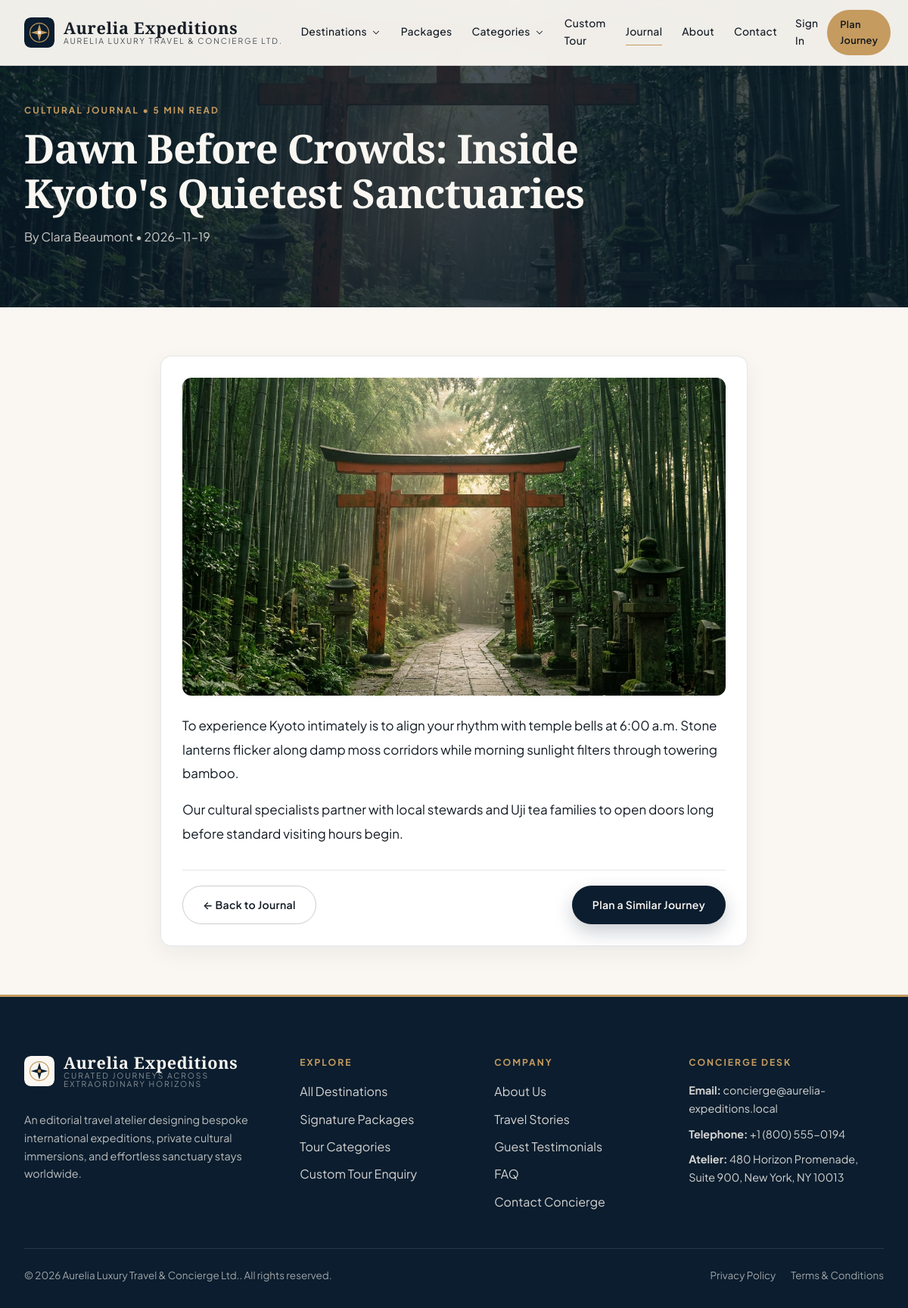
Page /blog/dawn-before-crowds-kyoto-sanctuaries on the committed database.
### tables this page shows
CREATE TABLE `website_menus` (
  `id` INT UNSIGNED NOT NULL AUTO_INCREMENT,
  `location` ENUM('header','footer_explore','footer_company','footer_legal') NOT NULL DEFAULT 'header',
  `parent_id` INT UNSIGNED NULL,
  `label` VARCHAR(80) NOT NULL,
  `url` VARCHAR(255) NOT NULL,
  `sort_order` INT NOT NULL DEFAULT 0,
  `is_active` TINYINT(1) NOT NULL DEFAULT 1,
  `open_new_tab` TINYINT(1) NOT NULL DEFAULT 0,
  `created_at` TIMESTAMP NOT NULL DEFAULT CURRENT_TIMESTAMP,
  `updated_at` TIMESTAMP NOT NULL DEFAULT CURRENT_TIMESTAMP ON UPDATE CURRENT_TIMESTAMP,
  PRIMARY KEY (`id`),
  CONSTRAINT `fk_menu_parent` FOREIGN KEY (`parent_id`) REFERENCES `website_menus` (`id`) ON DELETE CASCADE
);

CREATE TABLE `blog_posts` (
  `id` INT UNSIGNED NOT NULL AUTO_INCREMENT,
  `title` VARCHAR(200) NOT NULL,
  `slug` VARCHAR(220) NOT NULL,
  `category` VARCHAR(80) NOT NULL DEFAULT 'Travel Journal',
  `excerpt` TEXT NULL,
  `content` LONGTEXT NOT NULL,
  `featured_image` VARCHAR(255) NULL,
  `author_id` INT UNSIGNED NULL,
  `read_time` VARCHAR(30) NOT NULL DEFAULT '5 min read',
  `status` ENUM('draft','published') NOT NULL DEFAULT 'published',
  `is_featured` TINYINT(1) NOT NULL DEFAULT 0,
  `published_at` DATETIME NULL,
  `seo_title` VARCHAR(200) NULL,
  `seo_description` VARCHAR(300) NULL,
  `created_at` TIMESTAMP NOT NULL DEFAULT CURRENT_TIMESTAMP,
  `updated_at` TIMESTAMP NOT NULL DEFAULT CURRENT_TIMESTAMP ON UPDATE CURRENT_TIMESTAMP,
  `deleted_at` DATETIME NULL,
  PRIMARY KEY (`id`),
  UNIQUE KEY `uq_blog_slug` (`slug`),
  CONSTRAINT `fk_blog_author` FOREIGN KEY (`author_id`) REFERENCES `users` (`id`) ON DELETE SET NULL
);

### views/frontend/blog-detail.php (the view)
<section class="page-hero">
    <img src="<?= e(upload_url($post['featured_image'] ?: 'destinations/hero-fjord.jpg')) ?>" alt="<?= e($post['title']) ?>" class="page-hero-bg">
    <div class="container-editorial">
        <span class="section-eyebrow"><?= e($post['category']) ?> &bull; <?= e($post['read_time']) ?></span>
        <h1 style="max-width:860px;"><?= e($post['title']) ?></h1>
        <p style="opacity:0.8;">By <?= e($post['author_name'] ?: brand('company_name')) ?> &bull; <?= e(substr((string) ($post['published_at'] ?? $post['created_at']), 0, 10)) ?></p>
    </div>
</section>
<section class="section-pad-sm">
    <div class="container-editorial" style="max-width:840px;">
        <div class="surface-card">
            <?php if (!empty($post['featured_image'])): ?>
                <img src="<?= e(upload_url($post['featured_image'])) ?>" alt="<?= e($post['title']) ?>" style="width:100%;height:420px;object-fit:cover;border-radius:12px;margin-bottom:24px;">
            <?php endif; ?>
            <div style="font-size:1.06rem;line-height:1.85;color:var(--ink);">
                <?= $post['content'] ?>
            </div>
            <div style="margin-top:32px;padding-top:20px;border-top:1px solid var(--border-hairline);display:flex;justify-content:space-between;align-items:center;">
                <a href="<?= url('/blog') ?>" class="btn-brand btn-brand-outline">&larr; Back to Journal</a>
                <a href="<?= url('/custom-enquiry') ?>" class="btn-brand btn-brand-primary">Plan a Similar Journey</a>
            </div>
        </div>
    </div>
</section>

### core/Router.php (shortened to what the rows shown need)
<?php
class Router
{
    private array $routes = [];
    public function addRoute(string $method, string $path, callable|array $handler, array $middleware = []): void
    {
        $normalized = '/' . trim($path, '/');
        if ($normalized !== '/') {
            $normalized = rtrim($normalized, '/');
        }
        $pattern = preg_replace('#\{([a-zA-Z_][a-zA-Z0-9_]*)\}#', '(?P<$1>[^/]+)', $normalized);
        $regex = '#^' . $pattern . '$#';
        $this->routes[] = [
            'method' => strtoupper($method),
            'path' => $normalized,
            'regex' => $regex,
            'handler' => $handler,
            'middleware' => $middleware,
        ];
    }
    public function dispatch(string $requestUri, string $requestMethod): void
    {
        $path = parse_url($requestUri, PHP_URL_PATH) ?? '/';
        $basePath = base_path();
        if ($basePath !== '' && str_starts_with($path, $basePath)) {
            $path = substr($path, strlen($basePath));
        }
        $path = '/' . trim($path, '/');
        if ($path !== '/') {
            $path = rtrim($path, '/');
        }
        $method = strtoupper($requestMethod);
        foreach ($this->routes as $route) {
            if ($route['method'] !== $method) {
                continue;
            }
            if (preg_match($route['regex'], $path, $matches)) {
                $params = [];
                foreach ($matches as $key => $value) {
                    if (is_string($key)) {
                        $params[$key] = urldecode($value);
                    }
                }
                $handler = $route['handler'];
                if (is_array($handler)) {
                    [$controllerClass, $action] = $handler;
                    $controller = new $controllerClass();
                    $controller->$action($params);
                    return;
                }
                return;
            }
        }
    }
}

### views/partials/frontend-header.php (shortened to what the rows shown need)
<?php
$cmsModel = new \App\Models\Cms();
$headerMenus = $cmsModel->menus('header');
$currentUser = \Core\Auth::user();
$isSolid = $isSolidHeader ?? false;
?>
<header class="site-header <?= $isSolid ? 'header-solid' : '' ?>">
    <div class="container-editorial header-inner">
        <a href="<?= url('/') ?>" class="brand-lockup" aria-label="<?= e(brand('website_name')) ?>">
            <img src="<?= e($isSolid ? brand_logo('primary') : brand_logo('light')) ?>" alt="<?= e(brand('website_name')) ?>">
            <div class="brand-wordmark">
                <strong><?= e(brand('website_name')) ?></strong>
                <span><?= e(brand('company_name')) ?></span>
            </div>
        </a>
        <nav class="nav-primary" aria-label="Main Navigation">
            <?php foreach ($headerMenus as $menu):
                $hasMega = in_array($menu['url'], ['/destinations', '/categories'], true);
            ?>
                <div class="nav-item">
                    <a href="<?= url($menu['url']) ?>" class="nav-link <?= is_active_nav($menu['url']) ?>">
                        <?= e($menu['label']) ?>
                        <?php if ($hasMega): ?>
                            <?= svg_icon('chevron-down', 14) ?>
                        <?php endif; ?>
                    </a>
                </div>
            <?php endforeach; ?>
        </nav>
        <div class="header-actions">
            <?php if ($currentUser): ?>
                <a href="<?= e(\Core\Auth::dashboardUrl($currentUser)) ?>" class="btn-brand btn-brand-accent btn-sm-pill">
                    My Portal
                </a>
            <?php else: ?>
                <a href="<?= url('/login') ?>" class="nav-link" style="font-size:0.86rem;">Sign In</a>
                <a href="<?= url('/custom-enquiry') ?>" class="btn-brand btn-brand-accent btn-sm-pill">Plan Journey</a>
            <?php endif; ?>
        </div>
    </div>
</header>

### views/partials/icons.php (shortened to what the rows shown need)
<?php
function svg_icon(string $name, int $size = 18, string $class = ''): string
{
    $attrs = sprintf('width="%d" height="%d" viewBox="0 0 24 24" fill="none" stroke="currentColor" stroke-width="1.8" stroke-linecap="round" stroke-linejoin="round" class="icon-svg %s"', $size, $size, e($class));
    return "<svg {$attrs}>{$paths}</svg>";
}

### views/partials/frontend-footer.php (shortened to what the rows shown need)
<?php
$cmsModel = new \App\Models\Cms();
$exploreLinks = $cmsModel->menus('footer_explore');
$companyLinks = $cmsModel->menus('footer_company');
$legalLinks = $cmsModel->menus('footer_legal');
?>
<footer class="site-footer">
    <div class="container-editorial">
        <div class="footer-grid">
            <div>
                <a href="<?= url('/') ?>" class="brand-lockup" style="margin-bottom:16px;">
                    <img src="<?= e(brand_logo('light')) ?>" alt="<?= e(brand('website_name')) ?>">
                    <div class="brand-wordmark">
                        <strong style="color:#FAF7F2;"><?= e(brand('website_name')) ?></strong>
                        <span style="color:rgba(250,247,242,0.7);"><?= e(brand('website_tagline')) ?></span>
                    </div>
                </a>
                <p style="font-size:0.9rem;color:rgba(250,247,242,0.74);max-width:340px;">
                    <?= e(brand('company_description')) ?>
                </p>
            </div>
            <div>
                <div class="footer-heading">Explore</div>
                <ul class="footer-links">
                    <?php foreach ($exploreLinks as $link): ?>
                        <li><a href="<?= url($link['url']) ?>"><?= e($link['label']) ?></a></li>
                    <?php endforeach; ?>
                </ul>
            </div>
            <div>
                <div class="footer-heading">Company</div>
                <ul class="footer-links">
                    <?php foreach ($companyLinks as $link): ?>
                        <li><a href="<?= url($link['url']) ?>"><?= e($link['label']) ?></a></li>
                    <?php endforeach; ?>
                </ul>
            </div>
            <div>
                <div class="footer-heading">Concierge Desk</div>
                <ul class="footer-links" style="font-size:0.9rem;">
                    <li><strong>Email:</strong> <a href="mailto:<?= e(brand('contact_email')) ?>"><?= e(brand('contact_email')) ?></a></li>
                    <li><strong>Telephone:</strong> <a href="tel:<?= e(brand('contact_number')) ?>"><?= e(brand('contact_number')) ?></a></li>
                    <li><strong>Atelier:</strong> <?= e(brand('company_address')) ?></li>
                </ul>
            </div>
        </div>
        <div class="footer-bottom">
            <div>&copy; <?= date('Y') ?> <?= e(brand('company_name')) ?>. All rights reserved.</div>
            <div style="display:flex;gap:20px;">
                <?php foreach ($legalLinks as $link): ?>
                    <a href="<?= url($link['url']) ?>"><?= e($link['label']) ?></a>
                <?php endforeach; ?>
            </div>
        </div>
    </div>
</footer>

### rows in the picture
website_menus: label "Destinations"
website_menus: label "Packages"
website_menus: label "Categories"
website_menus: label "Custom Tour"
website_menus: label "Journal"
website_menus: label "About"
website_menus: label "Contact"
blog_posts: featured_image (picture), category "CULTURAL JOURNAL", read_time "5 MIN READ", title "Dawn Before Crowds: Inside Kyoto's Quietest Sanctuaries", published_at "2026-11-19", content "To experience Kyoto intimately is to align your rhythm with temple bells at 6:00 a.m. Stone lanterns flicker along damp moss corridors while morning sunlight filters through towering bamboo. Our cultural specialists partner with local stewards and Uji tea families to open doors long before standard visiting hours begin."
website_menus: label "All Destinations"
website_menus: label "Signature Packages"
website_menus: label "Tour Categories"
website_menus: label "Custom Tour Enquiry"
website_menus: label "About Us"
website_menus: label "Travel Stories"
website_menus: label "Guest Testimonials"
website_menus: label "FAQ"
website_menus: label "Contact Concierge"
website_menus: label "Privacy Policy"
website_menus: label "Terms & Conditions"

### other values in the picture
$post['author_name'] ?: brand('company_name') "Clara Beaumont"
